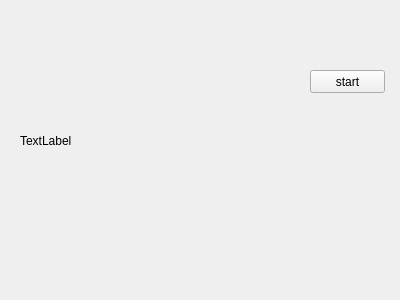
<?xml version="1.0" encoding="UTF-8"?>
<ui version="4.0">
 <class>Widget</class>
 <widget class="QWidget" name="Widget">
  <property name="geometry">
   <rect>
    <x>0</x>
    <y>0</y>
    <width>400</width>
    <height>300</height>
   </rect>
  </property>
  <property name="windowTitle">
   <string>Widget</string>
  </property>
  <widget class="QPushButton" name="pushButton">
   <property name="geometry">
    <rect>
     <x>310</x>
     <y>70</y>
     <width>75</width>
     <height>23</height>
    </rect>
   </property>
   <property name="text">
    <string>start</string>
   </property>
  </widget>
  <widget class="QLabel" name="label">
   <property name="geometry">
    <rect>
     <x>20</x>
     <y>20</y>
     <width>261</width>
     <height>241</height>
    </rect>
   </property>
   <property name="text">
    <string>TextLabel</string>
   </property>
  </widget>
 </widget>
 <layoutdefault spacing="6" margin="11"/>
 <resources/>
 <connections/>
</ui>
